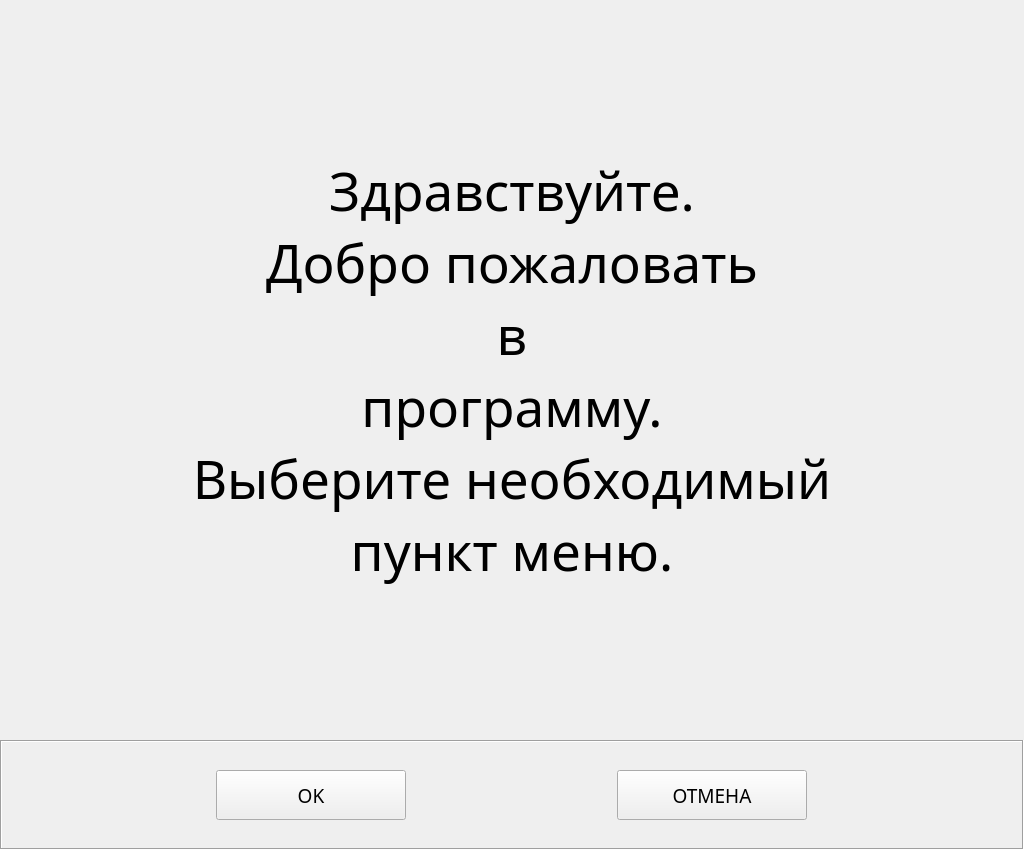
            <widget class="QWidget" name="start_page_1">
             <layout class="QVBoxLayout" name="verticalLayout_5">
              <property name="spacing">
               <number>0</number>
              </property>
              <property name="leftMargin">
               <number>0</number>
              </property>
              <property name="topMargin">
               <number>0</number>
              </property>
              <property name="rightMargin">
               <number>0</number>
              </property>
              <property name="bottomMargin">
               <number>0</number>
              </property>
              <item>
               <widget class="QLabel" name="stack_start_label">
                <property name="minimumSize">
                 <size>
                  <width>1024</width>
                  <height>740</height>
                 </size>
                </property>
                <property name="font">
                 <font>
                  <family>Arial Black</family>
                  <pointsize>40</pointsize>
                 </font>
                </property>
                <property name="styleSheet">
                 <string notr="true"/>
                </property>
                <property name="text">
                 <string>Здравствуйте.
Добро пожаловать
в
программу.
Выберите необходимый
пункт меню.</string>
                </property>
                <property name="alignment">
                 <set>Qt::AlignCenter</set>
                </property>
               </widget>
              </item>
              <item>
               <widget class="QFrame" name="message_btn_frame">
                <property name="minimumSize">
                 <size>
                  <width>1024</width>
                  <height>110</height>
                 </size>
                </property>
                <property name="maximumSize">
                 <size>
                  <width>16777215</width>
                  <height>110</height>
                 </size>
                </property>
                <property name="frameShape">
                 <enum>QFrame::Box</enum>
                </property>
                <property name="frameShadow">
                 <enum>QFrame::Sunken</enum>
                </property>
                <layout class="QHBoxLayout" name="horizontalLayout_7">
                 <item>
                  <widget class="QPushButton" name="ok_message_btn">
                   <property name="minimumSize">
                    <size>
                     <width>190</width>
                     <height>50</height>
                    </size>
                   </property>
                   <property name="maximumSize">
                    <size>
                     <width>190</width>
                     <height>50</height>
                    </size>
                   </property>
                   <property name="font">
                    <font>
                     <family>Arial Black</family>
                     <pointsize>14</pointsize>
                    </font>
                   </property>
                   <property name="text">
                    <string>OK</string>
                   </property>
                  </widget>
                 </item>
                 <item>
                  <widget class="QPushButton" name="cancel_message_btn">
                   <property name="minimumSize">
                    <size>
                     <width>190</width>
                     <height>50</height>
                    </size>
                   </property>
                   <property name="maximumSize">
                    <size>
                     <width>190</width>
                     <height>50</height>
                    </size>
                   </property>
                   <property name="font">
                    <font>
                     <family>Arial Black</family>
                     <pointsize>14</pointsize>
                    </font>
                   </property>
                   <property name="text">
                    <string>ОТМЕНА</string>
                   </property>
                  </widget>
                 </item>
                </layout>
               </widget>
              </item>
             </layout>
            </widget>
